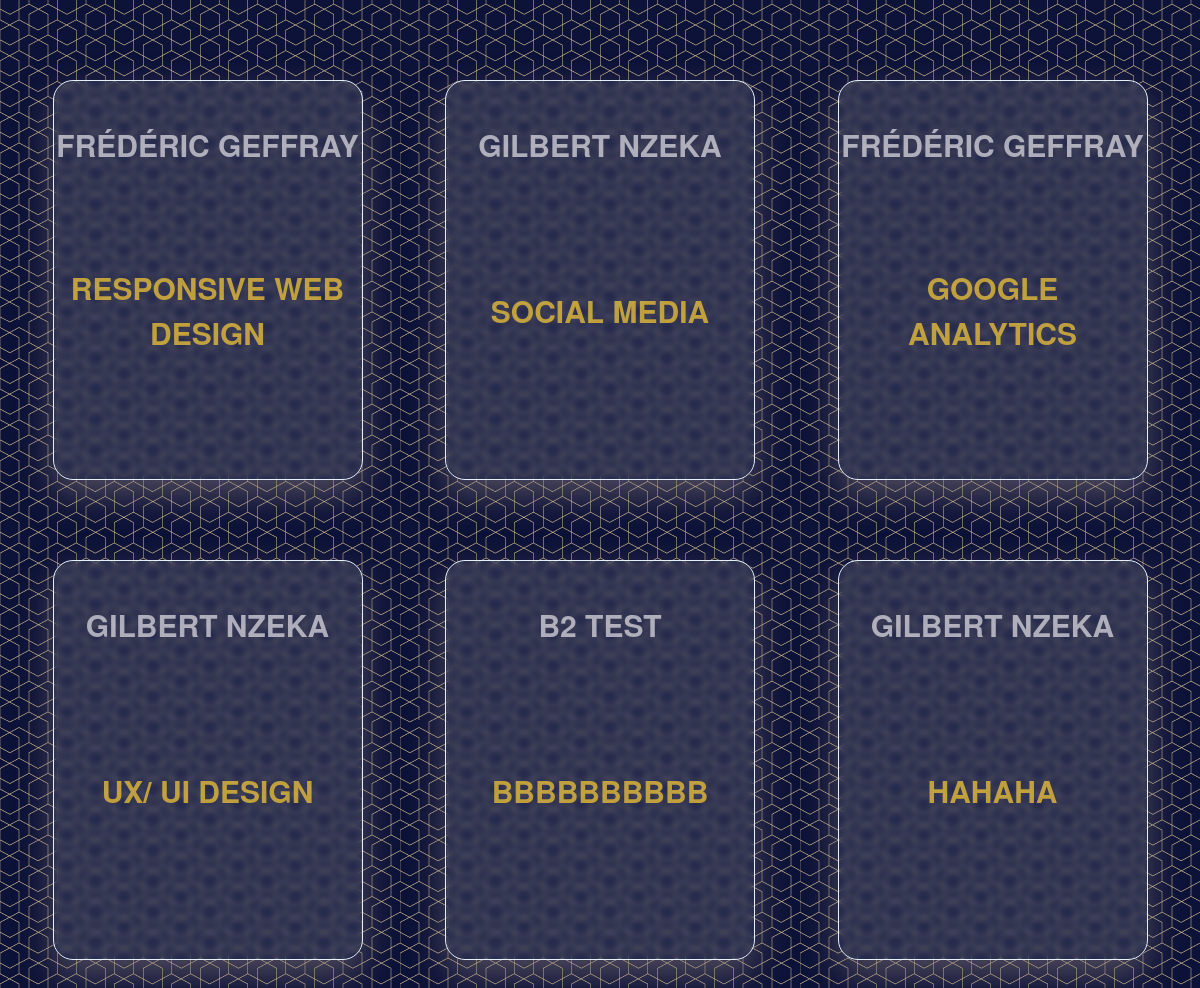
Page /dashboard/2/ on the committed database.
### epsi/models.py (models this page shows, shortened)
class Professeur(models.Model):
    coursChoices = (
        ('B1','B1'),
        ('B2', 'B2'),
        ('B3', 'B3'),
        ('I1', 'I1'),
        ('I2', 'I2'),
    )
    idx = models.AutoField(primary_key=True,default='0')
    professeur = models.CharField(max_length=30)
    grade = models.CharField(max_length=10, choices=coursChoices)
    grade_code = models.IntegerField(null=True)
    cours_donne = models.CharField(max_length=30)
    class Meta:
        verbose_name_plural = "Professeur"

### dashboard/views.py (the view)
# urls.py: path('<int:grade_code>/', views.detail, name='grade2'),
def detail(request, grade_code):
    professeur = Professeur.objects.all().filter(grade_code=grade_code)
    context = {'professeur': professeur}
    return render(request, "dashboard/dashboard_grade.html", context)

### dashboard/templates/dashboard/dashboard_grade.html (shortened to what this page needs)
{% extends 'base2.html' %}
{% load static%}
{% block content %}
    <section class="glassmorphism">
        <div class="container">
    {% for results in professeur %}
            <div class="card cours_card">
                <div class="content">
                    <div class="contentBx">
                        <h3 class="prof_name">{{ results.professeur }}</h3>
                    </div>
                    <div class="coursBx">
                        <a href="/dashboard/{{results.grade_code}}/{{results.idx}}">
                            <h3 class="title">{{ results.cours_donne }}</h3>
                        </a>
                    </div>
                </div>
                <ul class="sci">
                </ul>
            </div>
    {%endfor%}
        </div>
    </section>
{%endblock%}

### static/style2.css (style rules this page uses)
:root { --color-red: #edb5bf; --color-light-black: #5f6366; --color-blue: #4d5d9a; --color-light-blue: #86b3d1; --color-light-green: #99ced3; --color-skyblue: #e4f1f9; --color-gray: #e4e2e9; --color-black: #222629; --color-white: white; --color-frame: #504f5d; --color-epsi-main: 39, 21, 73; --color-epsi-second: 253, 206, 55; --color-shadow: 143, 129, 129; --border-radius: 5px; --margin-vs: 10px; --margin-sm: 20px; --margin-mid: 30px; --margin-big: 40px; --color-graph1: #e7717d; --color-graph2: #66fcf1; --color-graph3: #1f2833; --color-graph4: #ffe400; --color-graph_bg: #c2cad0; }
* { box-sizing: border-box; }
html, body { margin: 0; padding: 0; background-image: url("pattern2.png"); background-position: center; overflow-x: hidden; }
.glassmorphism { position: relative; display: flex; justify-content: center; align-items: center; flex-wrap: wrap; }
.container { position: relative; display: flex; justify-content: space-evenly; flex-wrap: wrap; align-items: center; margin: var(--margin-big) var(--margin-vs); }
.container .card { display: flex; flex-direction: column; position: relative; justify-content: center; align-items: center; width: 310px; height: 400px; background: rgba(255, 255, 255, 0.1); margin: var(--margin-big); box-shadow: 0 15px 35px rgba(var(--color-shadow), 0.5); border-radius: 20px; backdrop-filter: blur(3px); }
.container .card .content { position: relative; display: flex; justify-content: center; align-items: center; flex-direction: column; opacity: 0.7; transition: 0.5s; }
.contentBx { font-weith:500; text-align: center; line-height: 30px; }
.contentBx h3 { color: rgba(var(--color-epsi-second)); font-size: 30px; margin-top: var(--margin-mid); }
.prof_name { color : var(--color-gray) !important; }
.sci { position: absolute; bottom: 50px; display: flex; }
.coursBx { position: relative; display: flex; justify-content: center; align-items: center; width: 300px; height: 300px; }
.coursBx .title { font-size: 30px; text-align:center; color: rgba(var(--color-epsi-second), 1); line-height:150%; }
.cours_card { border: 1px solid var(--color-skyblue); }
html, body, div, span, applet, object, iframe, h1, h2, h3, h4, h5, h6, p, blockquote, a, abbr, acronym, address, big, cite, del, dfn, em, img, ins, kbd, q, s, samp, small, strike, strong, sub, sup, tt, var, b, u, i, center, dl, dt, dd, ol, ul, li, textarea, fieldset, form, label, legend, table, caption, tbody, tfoot, thead, tr, th, td, article, aside, canvas, details, embed, figure, figcaption, footer, header, hgroup, menu, nav, output, ruby, section, summary, time, mark, audio, video { margin: 0; padding: 0; border: 0; vertical-align: baseline; outline: none; text-decoration: none; resize: none; list-style: none; color: inherit; }
html, body, div, span, applet, object, iframe, p, blockquote, a, abbr, acronym, address, big, cite, del, dfn, em, img, ins, kbd, q, s, samp, small, strike, strong, sub, sup, tt, var, b, u, i, center, dl, dt, dd, ol, ul, li, textarea, fieldset, form, label, legend, table, caption, tbody, tfoot, thead, tr, th, td, article, aside, canvas, details, embed, figure, figcaption, footer, header, hgroup, menu, nav, output, ruby, section, summary, time, mark, audio, video, input, button, select, textarea { font-family: "ubuntulight", "Helvetica Neue", Helvetica, Arial, sans-serif; }
h1, h2, h3, h4, h5, h6 { font-family: "ubuntumedium", "Helvetica Neue", Helvetica, Arial, sans-serif; }
article, aside, details, figcaption, figure, footer, header, hgroup, menu, nav, section { display: block; }
body { line-height: 1.4em; }
ol, ul { list-style: none; }
* { -webkit-tap-highlight-color: rgba(0, 0, 0, 0); }

### rows in the picture
Professeur: professeur "FRÉDÉRIC GEFFRAY", cours_donne "RESPONSIVE WEB DESIGN"
Professeur: professeur "GILBERT NZEKA", cours_donne "SOCIAL MEDIA"
Professeur: professeur "FRÉDÉRIC GEFFRAY", cours_donne "GOOGLE ANALYTICS"
Professeur: professeur "GILBERT NZEKA", cours_donne "UX/ UI DESIGN"
Professeur: professeur "B2 TEST", cours_donne "BBBBBBBBBB"
Professeur: professeur "GILBERT NZEKA", cours_donne "HAHAHA"
